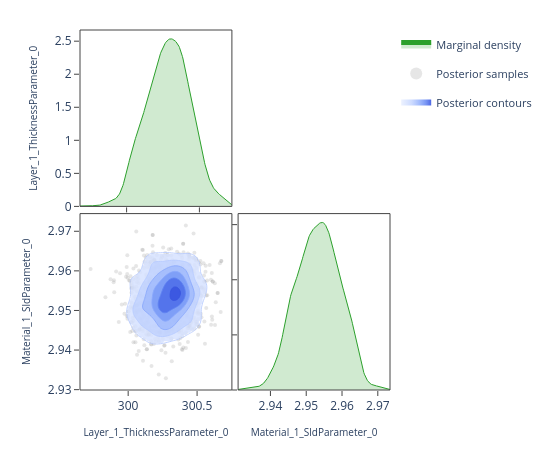

Notebook code cell kept with this figure:
### Code cell
# ---- Pairwise focus: thickness vs SLD ---------------------------------------
# A 2-parameter corner plot zooms in on the joint posterior for a specific
# pair.  This is the same view the EasyReflectometryApp's "2D Heatmap"
# sub-tab uses to inspect parameter degeneracies.


params_of_interest = ['Layer_1_ThicknessParameter_0', 'Material_1_SldParameter_0']
idx = [posterior.param_names.index(p) for p in params_of_interest]
subset_draws = np.asarray(posterior.draws)[:, idx]

fig = plot_corner(subset_draws, params_of_interest)
fig.show()

### Figure 1 — Plotly figure (JSON) as saved in the notebook; plotly's stock layout.template omitted (floating-point values rounded to 4 significant figures; data arrays with more than 128 entries replaced by an {"elided": "..."} marker saying what was removed)
{"data": [{"fill": "tozeroy", "fillcolor": "rgba(44, 160, 44, 0.22)", "hoverinfo": "skip", "legendgroup": "marginal", "line": {"color": "rgb(44, 160, 44)", "width": 1}, "mode": "lines", "name": "Marginal density", "showlegend": true, "type": "scatter", "x": {"elided": "256 float values"}, "xaxis": "x", "y": {"elided": "256 float values"}, "yaxis": "y"}, {"hoverinfo": "skip", "legendgroup": "scatter", "marker": {"color": "rgba(140, 140, 140, 0.22)", "size": 4}, "mode": "markers", "name": "Posterior samples", "showlegend": true, "type": "scatter", "x": {"elided": "880 float values"}, "xaxis": "x3", "y": {"elided": "880 float values"}, "yaxis": "y3", "zorder": 0}, {"colorscale": [[0.0, "rgba(224, 233, 255, 0.62)"], [0.35, "rgba(183, 203, 255, 0.70)"], [0.6, "rgba(138, 169, 252, 0.78)"], [0.82, "rgba(96, 131, 242, 0.84)"], [1.0, "rgba(58, 86, 224, 0.90)"]], "connectgaps": false, "contours": {"coloring": "fill", "end": 154.1, "showlabels": false, "showlines": false, "size": 24.33, "start": 32.45}, "hoverinfo": "skip", "legendgroup": "contour", "name": "Posterior contours", "showlegend": true, "showscale": false, "type": "contour", "x": [299.7, 299.7, 299.7, 299.7, 299.7, 299.7, 299.8, 299.8, 299.8, 299.8, 299.8, 299.8, 299.8, 299.9, 299.9, 299.9, 299.9, 299.9, 299.9, 299.9, 299.9, 300.0, 300.0, 300.0, 300.0, 300.0, 300.0, 300.0, 300.0, 300.1, 300.1, 300.1, 300.1, 300.1, 300.1, 300.1, 300.2, 300.2, 300.2, 300.2, 300.2, 300.2, 300.2, 300.2, 300.3, 300.3, 300.3, 300.3, 300.3, 300.3, 300.3, 300.4, 300.4, 300.4, 300.4, 300.4, 300.4, 300.4, 300.4, 300.5, 300.5, 300.5, 300.5, 300.5, 300.5, 300.5, 300.6, 300.6, 300.6, 300.6, 300.6, 300.6, 300.6, 300.6, 300.7, 300.7, 300.7, 300.7, 300.7, 300.7], "xaxis": "x3", "y": [2.931, 2.932, 2.932, 2.933, 2.933, 2.934, 2.934, 2.935, 2.935, 2.936, 2.936, 2.937, 2.937, 2.938, 2.938, 2.939, 2.94, 2.94, 2.941, 2.941, 2.942, 2.942, 2.943, 2.943, 2.944, 2.944, 2.945, 2.945, 2.946, 2.947, 2.947, 2.948, 2.948, 2.949, 2.949, 2.95, 2.95, 2.951, 2.951, 2.952, 2.952, 2.953, 2.954, 2.954, 2.955, 2.955, 2.956, 2.956, 2.957, 2.957, 2.958, 2.958, 2.959, 2.959, 2.96, 2.961, 2.961, 2.962, 2.962, 2.963, 2.963, 2.964, 2.964, 2.965, 2.965, 2.966, 2.966, 2.967, 2.967, 2.968, 2.969, 2.969, 2.97, 2.97, 2.971, 2.971, 2.972, 2.972, 2.973, 2.973], "yaxis": "y3", "z": {"elided": "80x80 float values"}, "zmax": 154.1, "zmin": 32.45, "zorder": 1}, {"colorscale": [[0.0, "rgba(183, 203, 255, 0.94)"], [0.35, "rgba(183, 203, 255, 0.94)"], [0.35, "rgba(138, 169, 252, 0.95)"], [0.6, "rgba(138, 169, 252, 0.95)"], [0.6, "rgba(96, 131, 242, 0.96)"], [0.82, "rgba(96, 131, 242, 0.96)"], [0.82, "rgba(58, 86, 224, 0.98)"], [1.0, "rgba(58, 86, 224, 0.98)"]], "contours": {"coloring": "lines", "end": 154.1, "showlabels": false, "size": 24.33, "start": 32.45}, "hoverinfo": "skip", "legendgroup": "contour", "line": {"width": 0.9}, "showlegend": false, "showscale": false, "type": "contour", "x": [299.7, 299.7, 299.7, 299.7, 299.7, 299.7, 299.8, 299.8, 299.8, 299.8, 299.8, 299.8, 299.8, 299.9, 299.9, 299.9, 299.9, 299.9, 299.9, 299.9, 299.9, 300.0, 300.0, 300.0, 300.0, 300.0, 300.0, 300.0, 300.0, 300.1, 300.1, 300.1, 300.1, 300.1, 300.1, 300.1, 300.2, 300.2, 300.2, 300.2, 300.2, 300.2, 300.2, 300.2, 300.3, 300.3, 300.3, 300.3, 300.3, 300.3, 300.3, 300.4, 300.4, 300.4, 300.4, 300.4, 300.4, 300.4, 300.4, 300.5, 300.5, 300.5, 300.5, 300.5, 300.5, 300.5, 300.6, 300.6, 300.6, 300.6, 300.6, 300.6, 300.6, 300.6, 300.7, 300.7, 300.7, 300.7, 300.7, 300.7], "xaxis": "x3", "y": [2.931, 2.932, 2.932, 2.933, 2.933, 2.934, 2.934, 2.935, 2.935, 2.936, 2.936, 2.937, 2.937, 2.938, 2.938, 2.939, 2.94, 2.94, 2.941, 2.941, 2.942, 2.942, 2.943, 2.943, 2.944, 2.944, 2.945, 2.945, 2.946, 2.947, 2.947, 2.948, 2.948, 2.949, 2.949, 2.95, 2.95, 2.951, 2.951, 2.952, 2.952, 2.953, 2.954, 2.954, 2.955, 2.955, 2.956, 2.956, 2.957, 2.957, 2.958, 2.958, 2.959, 2.959, 2.96, 2.961, 2.961, 2.962, 2.962, 2.963, 2.963, 2.964, 2.964, 2.965, 2.965, 2.966, 2.966, 2.967, 2.967, 2.968, 2.969, 2.969, 2.97, 2.97, 2.971, 2.971, 2.972, 2.972, 2.973, 2.973], "yaxis": "y3", "z": {"elided": "80x80 float values"}, "zmax": 154.1, "zmin": 32.45, "zorder": 2}, {"fill": "tozeroy", "fillcolor": "rgba(44, 160, 44, 0.22)", "hoverinfo": "skip", "legendgroup": "marginal", "line": {"color": "rgb(44, 160, 44)", "width": 1}, "mode": "lines", "name": "Marginal density", "showlegend": false, "type": "scatter", "x": {"elided": "256 float values"}, "xaxis": "x4", "y": {"elided": "256 float values"}, "yaxis": "y4"}], "layout": {"height": 450, "legend": {"font": {"size": 11}, "itemsizing": "constant", "orientation": "v", "x": 1.02, "xanchor": "left", "y": 1.0, "yanchor": "top"}, "margin": {"b": 60, "l": 80, "r": 160, "t": 30}, "plot_bgcolor": "white", "shapes": [{"fillcolor": "rgba(0,0,0,0)", "layer": "above", "line": {"color": "#444", "width": 1}, "type": "rect", "x0": 0, "x1": 1, "xref": "x domain", "y0": 0, "y1": 1, "yref": "y domain"}, {"fillcolor": "rgba(0,0,0,0)", "layer": "above", "line": {"color": "#444", "width": 1}, "type": "rect", "x0": 0, "x1": 1, "xref": "x3 domain", "y0": 0, "y1": 1, "yref": "y3 domain"}, {"fillcolor": "rgba(0,0,0,0)", "layer": "above", "line": {"color": "#444", "width": 1}, "type": "rect", "x0": 0, "x1": 1, "xref": "x4 domain", "y0": 0, "y1": 1, "yref": "y4 domain"}], "showlegend": true, "width": 550, "xaxis": {"anchor": "y", "domain": [0.0, 0.49], "showgrid": false, "showticklabels": false, "ticks": "outside", "zeroline": false}, "xaxis2": {"anchor": "y2", "domain": [0.51, 1.0], "showgrid": false, "ticks": "outside", "visible": false, "zeroline": false}, "xaxis3": {"anchor": "y3", "domain": [0.0, 0.49], "showgrid": false, "ticks": "outside", "title": {"font": {"size": 10}, "text": "Layer_1_ThicknessParameter_0"}, "zeroline": false}, "xaxis4": {"anchor": "y4", "domain": [0.51, 1.0], "showgrid": false, "ticks": "outside", "title": {"font": {"size": 10}, "text": "Material_1_SldParameter_0"}, "zeroline": false}, "yaxis": {"anchor": "x", "domain": [0.51, 1.0], "showgrid": false, "ticks": "outside", "title": {"font": {"size": 10}, "text": "Layer_1_ThicknessParameter_0"}, "zeroline": false}, "yaxis2": {"anchor": "x2", "domain": [0.51, 1.0], "showgrid": false, "ticks": "outside", "visible": false, "zeroline": false}, "yaxis3": {"anchor": "x3", "domain": [0.0, 0.49], "showgrid": false, "ticks": "outside", "title": {"font": {"size": 10}, "text": "Material_1_SldParameter_0"}, "zeroline": false}, "yaxis4": {"anchor": "x4", "domain": [0.0, 0.49], "showgrid": false, "showticklabels": false, "ticks": "outside", "zeroline": false}}}
